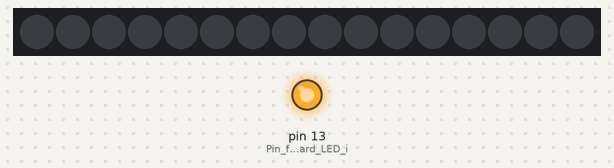
This sketch was run on a simulated Arduino Uno, built with avr-gcc and run on an emulated ATmega328P. Shown: 16 RGB LEDs in strip order, left to right, output pins drawn as LEDs (lit = HIGH). Dim RGB values are drawn brighter than linear.

Above: at 0.1 s.
At 1.1 s:
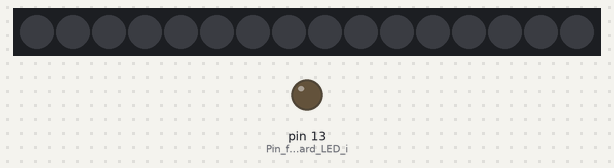
At 2.56 s:
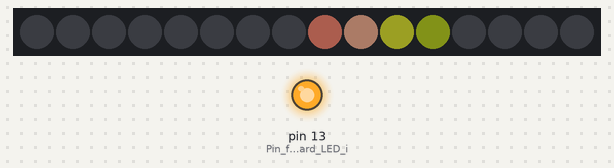
At 3.12 s:
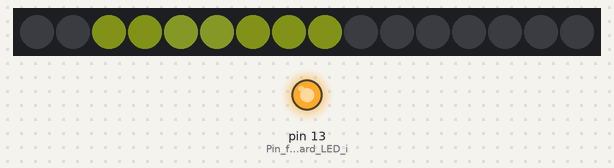
Timing chart, 0 to 31.6 s (numbered marks = the images above):
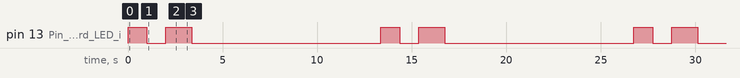

The sketch:

DE4KAL_Pixelhelden_Melonenscheibe.ino
```cpp
/*
  Pixelhelden von Vincent Stallbaum, DL6II
  Entwickelt für die jugendgruppe von IGEL e.V. und DARC e.V. OV G11 Leverkusen

  Mit diesem Programm können Pixelgrafiken zum Lightpainten erzeugt werden.
  Die Ausgabe erfolgt auf einem beliebigen NeoPixel LED's.
  Der Beispielcode geht von einem 16 Pixel langem RGBW Stripe aus.

  Weitergabe und Weiterentwicklungen sind herzlich willkommen
  Kontakt: dl6ii@vsas.de
*/

#include <LiquidCrystal.h>
#include <Adafruit_NeoPixel.h>

#define NEOPIN 0                        // Pin von dem die Neopixels ihre Daten bekommen
#define NUMPIXELS 16                    // Anzahl der LEDs

//LiquidCrystal lcd(9,8,7,6,5,4);       // Pins vom LCD Display, nur zum Debugging gedacht
Adafruit_NeoPixel strip = Adafruit_NeoPixel(NUMPIXELS, NEOPIN, NEO_GRBW + NEO_KHZ800);  // Hier wird definiert was für eine Sorte von "Neopixel"-LED's wir ansteuern und an welchem Pin.

uint32_t r = strip.Color( 189,  36,  23,   0);         //13(Rot, Grün, Blau, Weiß)
uint32_t o = strip.Color( 192,  52,  38,   0);         // 9(Rot, Grün, Blau, Weiß)
uint32_t w = strip.Color( 214, 182, 155,   0);         //10(Rot, Grün, Blau, Weiß)
uint32_t h = strip.Color( 132, 137,  32,   0);         // 8(Rot, Grün, Blau, Weiß)
uint32_t f = strip.Color(  89, 102,  26,   0);         // 6(Rot, Grün, Blau, Weiß)
uint32_t z = strip.Color( 202, 113,  93,   0);         //11(Rot, Grün, Blau, Weiß)
uint32_t g = strip.Color(  68,  79,  14,   0);         // 7(Rot, Grün, Blau, Weiß)
uint32_t q = strip.Color( 198, 146, 120,   0);         //12(Rot, Grün, Blau, Weiß)

uint32_t ausgabe[16][17] = {
       // 0, 1, 2, 3, 4, 5, 6, 7, 8, 9,10,11,12,13,14,15,16 //
  /* 0*/{ 0, 0, 0, 0, 0, 0, 0, 0, 0, h, f, 0, 0, 0, 0, 0, 0},
  /* 1*/{ 0, 0, 0, 0, 0, 0, 0, 0, r, q, h, f, 0, 0, 0, 0, 0},
  /* 2*/{ 0, 0, 0, 0, 0, 0, 0, r, r, z, q, h, g, 0, 0, 0, 0},
  /* 3*/{ 0, 0, 0, 0, 0, 0, o, r, 0, r, w, h, g, 0, 0, 0, 0},
  /* 4*/{ 0, 0, 0, 0, 0, o, r, r, r, o, w, h, f, 0, 0, 0, 0},
  /* 5*/{ 0, 0, 0, 0, z, r, r, 0, o, o, w, h, f, 0, 0, 0, 0},
  /* 6*/{ 0, 0, 0, o, r, r, r, o, r, o, w, h, g, 0, 0, 0, 0},
  /* 7*/{ 0, 0, z, r, r, 0, r, r, r, z, w, h, g, 0, 0, 0, 0},
  /* 8*/{ 0, z, r, 0, r, z, o, o, o, w, h, f, g, 0, 0, 0, 0},
  /* 9*/{ h, q, z, o, o, o, o, z, w, h, f, g, 0, 0, 0, 0, 0},
  /*10*/{ g, h, q, w, w, w, w, w, h, f, g, 0, 0, 0, 0, 0, 0},
  /*11*/{ 0, g, h, h, h, h, h, h, g, g, 0, 0, 0, 0, 0, 0, 0},
  /*12*/{ 0, 0, 0, g, g, f, f, g, 0, 0, 0, 0, 0, 0, 0, 0, 0},
  /*13*/{ 0, 0, 0, 0, 0, 0, 0, 0, 0, 0, 0, 0, 0, 0, 0, 0, 0},
  /*14*/{ 0, 0, 0, 0, 0, 0, 0, 0, 0, 0, 0, 0, 0, 0, 0, 0, 0},
  /*15*/{ 0, 0, 0, 0, 0, 0, 0, 0, 0, 0, 0, 0, 0, 0, 0, 0, 0},
       // 0, 1, 2, 3, 4, 5, 6, 7, 8, 9,10,11,12,13,14,15,16 //
};

const int NUMSPALTEN = 17;      // Anzahl der Spalten
int countdown = 10000;          // Zeit bis die Animation startet
int geschwindigkeit = 50;       // Abspielgeschwindigkeit
int pixel;                      // Adresse des anzusteuernden Pixels
int spalte;                     // Adresse der anzusteuernden Spalte
int i;                          // Zähler


void setup()  {                 // Das "setup" ist ein Programm dass der Arduino nach dem Einschalten einmal durchläuft
  strip.begin();                // LED Streifen wird initialisiert
  strip.setBrightness(60);      // LED Streifen wird in der Helligkeit gedrosselt
  strip.show();                 // LED Variablen werden ausgegeben. Diese stehen noch auf 0, also wird erstmal alles ausgeschaltet
  //  lcd.begin(16,2);            // Display zum Debuggen initialisieren
  //  lcd.setCursor(0,0);
  pinMode(LED_BUILTIN, OUTPUT); // Pin für die OnBoard LED initialisieren
}


void loop()  {                       // Das "void" ist ein Programm dass der Arduino nach dem Einschalten unendlich oft durchläuft
  // Dieser Timer zeigt Euch wann ihr mit der Bewegung des LED Stabs anfangen könnt
  digitalWrite(LED_BUILTIN, HIGH);   // schaltet eine Gelbe LED auf dem Arduino Board an
  delay(1000);                       // eine Sekunde warten
  digitalWrite(LED_BUILTIN, LOW);    // LED aus
  delay(1000);                       // eine Sekunde warten
  digitalWrite(LED_BUILTIN, HIGH);   // LED an
  delay(geschwindigkeit * 10);       // Kurz je nach Ablaufgeschwindigkeit warten


  for (spalte = 0; spalte < NUMSPALTEN; spalte++) {           // Wir beginnen mit Spalte 0, zählen bei jedem Durchgang 1 dazu und durchlaufen die Schleife bis wir die Konstante "NUMSPALTEN" erreicht haben
    for (pixel = 0; pixel < NUMPIXELS; pixel++) {             // Innerhalb der aktuellen Spalte beginnen wir jeweils mit Pixel 0, zählen bei jedem Durchgang 1 dazu und durchlaufen die Schleife bis wir die Konstante "NUMPIXELS" erreicht haben
      strip.setPixelColor(pixel, ausgabe[pixel][spalte]);     // Aus unserem 2D-Array übergeben wir den hinterlegten Farbcode an die NeoPixel-Funktion
      /*                                                            // Hiermit lässt sich der ganze Prozess extrem verlangsamen und am LDC Display beobachten
            lcd.setCursor(0,0);                   // Curser auf Zeichen 0 in der Reihe 0 setzen
            lcd.print("Pixl:");                   // "Pixl:" ausgeben
            if (pixel < 10) lcd.print("0");       // 0 in der Ausgabe ergänzen, falls die Pixeladresse einstellig ist
            lcd.print(pixel);                     // Adresse des gerade geschriebenen Pixels ausgeben
            lcd.setCursor(7,0);                   // Curser auf Zeichen 7 in der Reihe 0 setzen
            lcd.print(" Clmn:");                  // "Clmn:" ausgeben, gemeint ist Column, also Spalte
            if (spalte < 10) lcd.print("0");      // 0 in der Ausgabe ergänzen, falls die Spaltenadresse einstellig ist
            lcd.print(spalte);                    // Adresse der gerade im Aufbau befindlichen Spalte ausgeben
            lcd.setCursor(0,1);                   // Curser auf Zeichen 0 in der Reihe 1 setzen
            lcd.print("Farbe:          ");        // "Farbe:" ausgeben und alle danach kommenden Stellen mit Leerzeichen überschreiben
            lcd.setCursor(6,1);                   // Curser auf Zeichen 6 in der Reihe 1 setzen
            lcd.print(ausgabe[spalte][pixel]);    // Ausgabe des Farbcodes so wie er aus dem uint32_t 2D-Array an die NeoPixel-Funktion übergeben wird
            delay(150);                           // Verzögern der Schleife mit wir überhaupt eine Chance haben zu sehen was am Display bzw. im Programm passiert
      */
    }
    strip.show();                                             // Ausgabe einer kompletten Spalte über die NeoPixel Funktion
    delay(geschwindigkeit);                                   // Verzögerug, also Leuchtdauer, bis die nächsten Reihe angezeigt wird
  }

  for (i = 0; i < NUMPIXELS; i++) {                           // Nachdem alle Reihen ausgegeben wurden schalten wir den LED Stripe wieder aus
    strip.setPixelColor(i, 0, 0, 0, 0);                       // Dazu übergeben wir den Farbcode 0,0,0,0 an die NeoPixel-Funktion für alle Pixel von 0 bis 17
  }
  strip.show();                                               // Ausgabe der Spalte über die NeoPixel Funktion
  digitalWrite(LED_BUILTIN, LOW);                             // Ausschalten der OnBoard LED
  delay(countdown);                                           // Eine Zeit lang warten bis die Animation erneut startet


}
```

Measured:
- by itself, pin 13 (Pin_für_die_OnBoard_LED_i): repeats every 13.4 s: LOW 1.0 s, HIGH 1.4 s, LOW 10.0 s, HIGH 1.0 s
- by itself, everything shown: repeats every 13.4 s, in 18 steps
